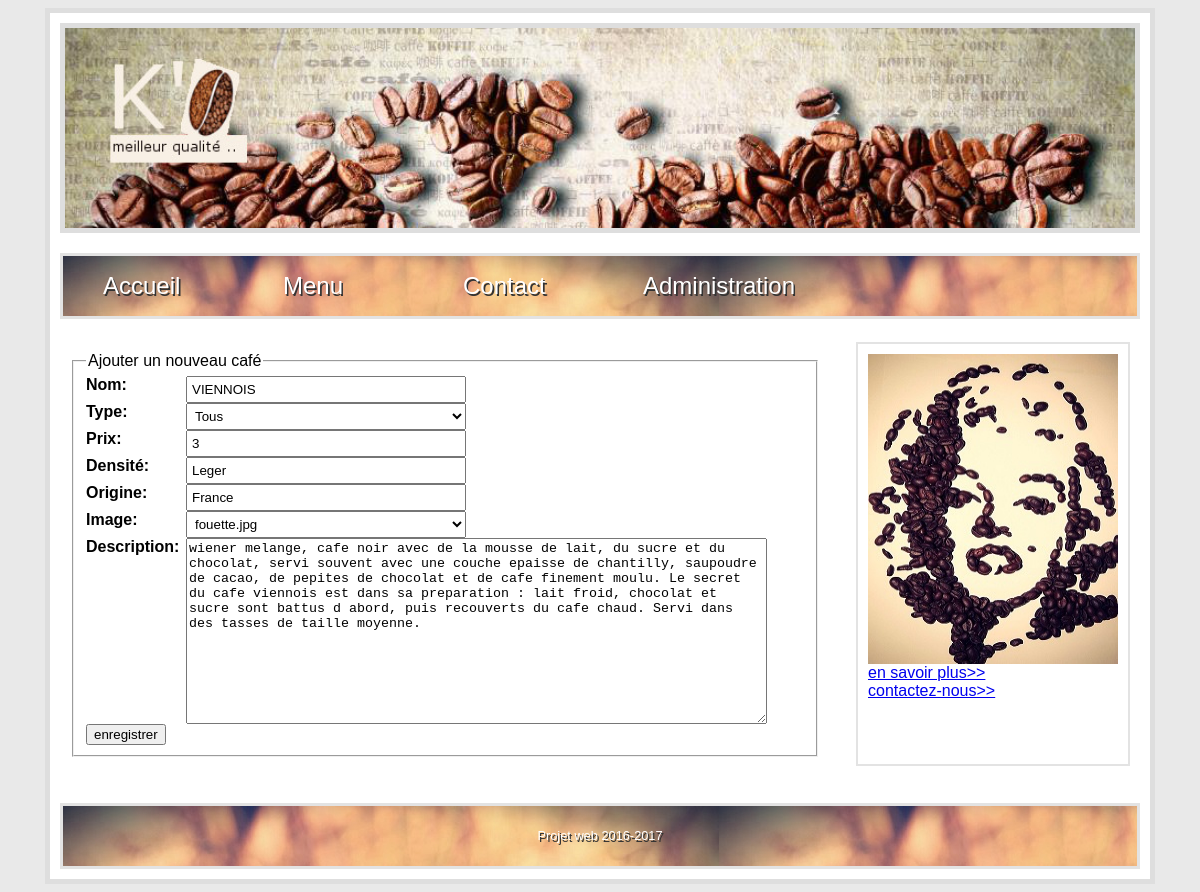
The page /CoffeeAdd.php?update=112 on the database its author committed.
### tables this page shows
CREATE TABLE `coffee` (
  `id` int(11) NOT NULL,
  `name` varchar(30) NOT NULL,
  `type` varchar(15) NOT NULL,
  `price` int(10) NOT NULL,
  `roast` varchar(10) NOT NULL,
  `country` varchar(10) NOT NULL,
  `image` text NOT NULL,
  `review` text NOT NULL
);

### Model/Credentials.php (called while the page is built, shortened)
<?php
$database = "coffeedb";
?>

### Model/CoffeeModel.php (called while the page is built, shortened)
<?php
require ("Entities/CoffeeEntity.php");
class CoffeeModel {
    function GetCoffeeTypes() {
        require ('Credentials.php');
        $link=mysqli_connect($host, $user, $passwd) or die(mysql_error());
        mysqli_select_db($link,$database);
        $result = mysqli_query($link,"SELECT DISTINCT type FROM coffee") or die(mysql_error());
        $types = array();
        while ($row = mysqli_fetch_array($result)) {
            array_push($types, $row[0]);
        }
        return $types;
    }
    function GetCoffeeById($id) {
        require ('Credentials.php');
        $link=mysqli_connect($host, $user, $passwd) or die(mysql_error);
        mysqli_select_db($link,$database);
        $query = "SELECT * FROM coffee WHERE id = $id";
        $result = mysqli_query($link,$query) or die(mysql_error());
        while ($row = mysqli_fetch_array($result)) {
            $name = $row[1];
            $type = $row[2];
            $price = $row[3];
            $roast = $row[4];
            $country = $row[5];
            $image = $row[6];
            $review = $row[7];
            $coffee = new CoffeeEntity($id, $name, $type, $price, $roast, $country, $image, $review);
        }
        return $coffee;
    }
}
?>

### Entities/CoffeeEntity.php (called while the page is built, shortened)
<?php
class CoffeeEntity
{
    function __construct($id, $name, $type, $price, $roast, $country, $image, $review) {
        $this->name = $name;
        $this->price = $price;
        $this->roast = $roast;
        $this->country = $country;
        $this->image = $image;
        $this->review = $review;
    }
}
?>

### CoffeeAdd.php (the view, shortened to what this page needs)
<?php
require './Controller/CoffeeController.php';
$coffeeController = new CoffeeController();
if(isset($_GET["update"]))
{
    $coffee = $coffeeController->GetCoffeeById($_GET["update"]);
    $content ="<form action='' method='post'>
    <fieldset>
        <legend>Ajouter un nouveau café</legend>
        <label for='name'>Nom: </label>
        <input type='text' class='inputField' name='txtName' value='$coffee->name'  /><br/>
        <label for='type'>Type: </label>
        <select class='inputField' name='ddlType'>
            <option value='%'>Tous</option>"
        .$coffeeController->CreateOptionValues($coffeeController->GetCoffeeTypes()).
        "</select><br/>
        <label for='price'>Prix: </label>
        <input type='text' class='inputField' name='txtPrice' value='$coffee->price'/><br/>
        <label for='roast'>Densité: </label>
        <input type='text' class='inputField' name='txtRoast' value='$coffee->roast' /><br/>
        <label for='country'>Origine: </label>
        <input type='text' class='inputField' name='txtCountry' value='$coffee->country' /><br/>
        <label for='image'>Image: </label>
        <select class='inputField' name='ddlImage' value='$coffee->image'>"
        .$coffeeController->GetImages().
        "</select></br>
        <label for='review'>Description: </label>
        <textarea cols='70' rows='12' name='txtReview'>$coffee->review</textarea></br>
        <input type='submit' value='enregistrer'>
    </fieldset>
</form>";
}
include './Template.php';
?>

### Styles/Stylesheet.css (style rules this page uses)
body { font-family: lucida grande ,tahoma,verdana,arial,sans-serif; background-color: #e9e9e9; }
.inputField { width: 280px; padding: 4px; }
label { float: left; width: 100px; font-weight: bold; }

### rows shown on the page
coffee: txtName "VIENNOIS", txtPrice "3", txtRoast "Leger", txtCountry "France", ddlImage "fouette.jpg", txtReview "wiener melange, cafe noir avec de la mousse de lait, du sucre et du chocolat, servi souvent avec une couche epaisse de chantilly, saupoudre de cacao, de pepites de chocolat et de cafe finement moulu. Le secret du cafe viennois est dans sa preparation : lait froid, chocolat et sucre sont battus d abord, puis recouverts du cafe chaud. Servi dans des tasses de taille moyenne."
